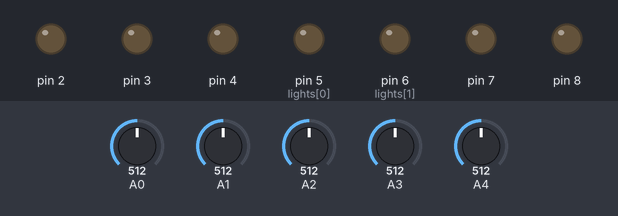
This sketch was run on a simulated Arduino Uno, built with avr-gcc and run on an emulated ATmega328P. Shown: output pins drawn as LEDs (lit = HIGH). The test bench sets the inputs (shaded band); at power-on: A0 = 512, A1 = 512, A2 = 512, A3 = 512, A4 = 512. What the sketch prints to the serial monitor is not drawn.

Above: at 0.5 s.
At 2.0 s:
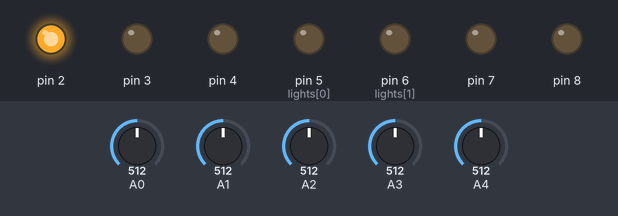
At 3.3 s:
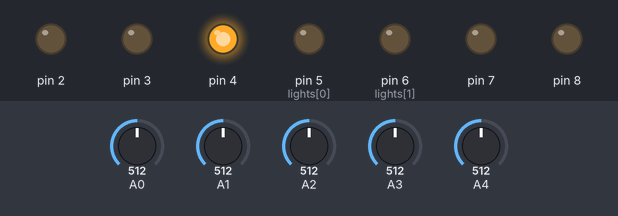
At 4.5 s:
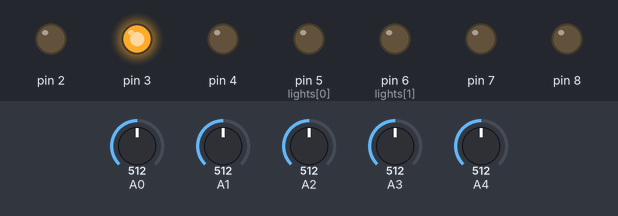
Timing chart, 0 to 5.9 s (numbered marks = the images above):
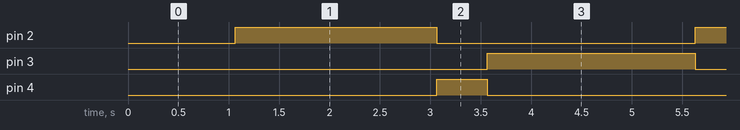

The sketch:

cityLight.ino
```cpp
typedef struct Fires{
  int green;
  int red;
  int yellow;
  }Fires;


const int places[4] = {A0, A1, A2, A3};
const int luminosity= A4;
int lights[2] = {5,6};

Fires fire1={2,3,4};

int count=0;

/*Declaration de fonctions*/

int busy(int pin);
void parking();
void light(int pin1, int pin2, int pin3, int times);
void fires(Fires fire);
void night(int* lights);
void day(int* lights);

/*void setup()*/

void setup() {
  for(int i=2; i<9; i++){
    pinMode(i, OUTPUT);
    digitalWrite(i, LOW);
    }
  Serial.begin(9600);
}

/*Void loop()*/

void loop() {
  parking();
  fires(fire1);

  if(!busy(luminosity))
    night(lights);

  day(lights);
}

//Ecriture des fonctions

int busy(int pin){
   return (analogRead(pin)<900)? 1:0;
  }


void parking(){
  for(int j=0; j<4; j++){
     if(!busy(places[j])) count+=1;
    }

  Serial.print("Nombre de places restantes: ");
  Serial.println(count);


  Serial.println("**********************************************************************************************");

  delay(1000);
  count=0; }


void light(int pin1, int pin2, int pin3, int times){
  digitalWrite(pin1, HIGH);
  digitalWrite(pin2, LOW);
  digitalWrite(pin3, LOW);
  delay(times);
  }


void fires(Fires fire){
  light(fire.green, fire.yellow, fire.red, 2000);
  light(fire.yellow, fire.green, fire.red, 500);
  light(fire.red, fire.yellow, fire.green, 1000);
  }


void day(int* lights){
  for(int i =0; i<sizeof(lights)/sizeof(int); i++){
    digitalWrite(lights[i], LOW);
  }
}


void night(int* lights){
  for(int i =0; i<sizeof(lights)/sizeof(int); i++){
    digitalWrite(lights[i], HIGH);
  }
 }
```

Measured:
- by itself, pin 2: alternates HIGH for 2.0 s and LOW for 2.6 s
- by itself, pin 3: alternates HIGH for 2.1 s and LOW for 2.5 s
- by itself, pin 4: alternates HIGH for 0.50 s and LOW for 4.1 s
